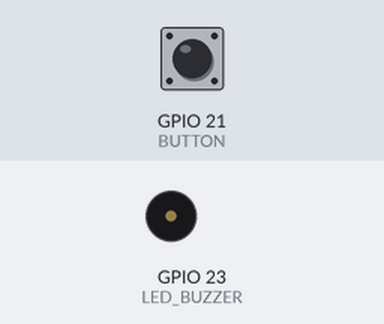
Simulated run of this sketch. Board: ESP32. Shown: buzzer (waves = sounding, pin HIGH). The inputs (shaded band) are chosen by the test bench; at power-on: GPIO 21 (BUTTON) HIGH. WiFi joins after 1.5 s; servers stay silent unless stated; web services answer with replies made up by the test bench; what the sketch prints to the serial monitor is not drawn.

Above: at 2.8 s.
2.9 s: GPIO 21 (BUTTON) pulled LOW for 0.15 s
At 3.0 s:
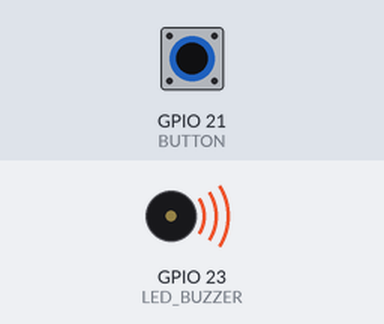
4.6 s: GPIO 21 (BUTTON) pulled LOW for 1 s
At 6.8 s:
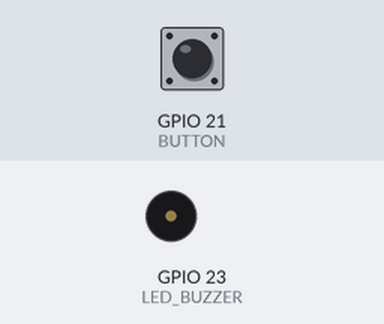
7.1 s: GPIO 21 (BUTTON) pulled LOW for 3.2 s
At 7.6 s:
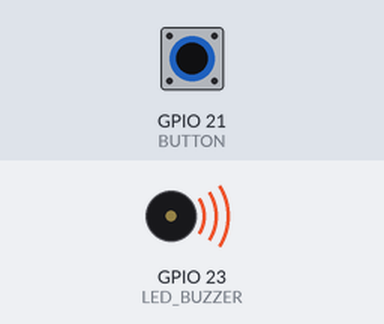
Timing chart, 0 to 11.8 s (numbered marks = the images above; inputs shaded):
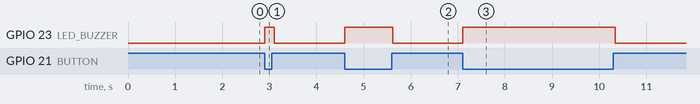

The sketch:

main.ino
```cpp
#include <WiFi.h>
#include <HTTPClient.h>
#include <UrlEncode.h>

#define BUTTON 21
#define LED_BUZZER 23
#define WIFI_SSID "INSIRA_O_NOME_DO_WIFI_AQUI" // IMPORTANTE
#define WIFI_SENHA "INSIRA_A_SENHA_DO_WIFI_AQUI" // IMPORTANTE

String TELEFONE = "INSIRA_SEU_TELEFONE_AQUI"; // IMPORTANTE
String CALLMEBOT_API_KEY = "INSIRA_SUA_CHAVE_DO_CALLMEBOT_AQUI"; // IMPORTANTE

void sendMessage(String message) {
  String url = "https://api.callmebot.com/whatsapp.php?phone=" + TELEFONE + "&apikey=" + CALLMEBOT_API_KEY + "&text=" + urlEncode(message);
  HTTPClient http;
  http.begin(url);

  http.addHeader("Content-Type", "application/x-www-form-urlencoded");
  int responseCode = http.POST(url);
  if (responseCode == 200) {
    Serial.println("Mensagem enviada");
  } else {
    Serial.println("Houve um erro");
  }

  http.end();
}

void setup() {
  Serial.begin(115200);

  pinMode(BUTTON, INPUT_PULLUP);
  pinMode(LED_BUZZER, OUTPUT);

  WiFi.mode(WIFI_STA);
  WiFi.disconnect();
  delay(100);

  WiFi.begin(WIFI_SSID, WIFI_SENHA);

  while (WiFi.status() != WL_CONNECTED) {
  delay(500);
  Serial.print(".");
  }
}

void loop() {
  if (digitalRead(BUTTON)) {
    digitalWrite(LED_BUZZER, LOW);
  } else {
    digitalWrite(LED_BUZZER, HIGH);
    sendMessage("Socorro");
    Serial.print("O pedido de socorro foi enviado e os dispositivos de alerta foram acionados.");
  }
}
```

Measured:
- after the input at 2.9 s, GPIO 23 (LED_BUZZER): LOW → HIGH at once, → LOW 0.20 s later
- after the input at 4.6 s, GPIO 23 (LED_BUZZER): LOW → HIGH at once, → LOW 1.0 s later
- after the input at 7.1 s, GPIO 23 (LED_BUZZER): LOW → HIGH at once, → LOW 3.2 s later
